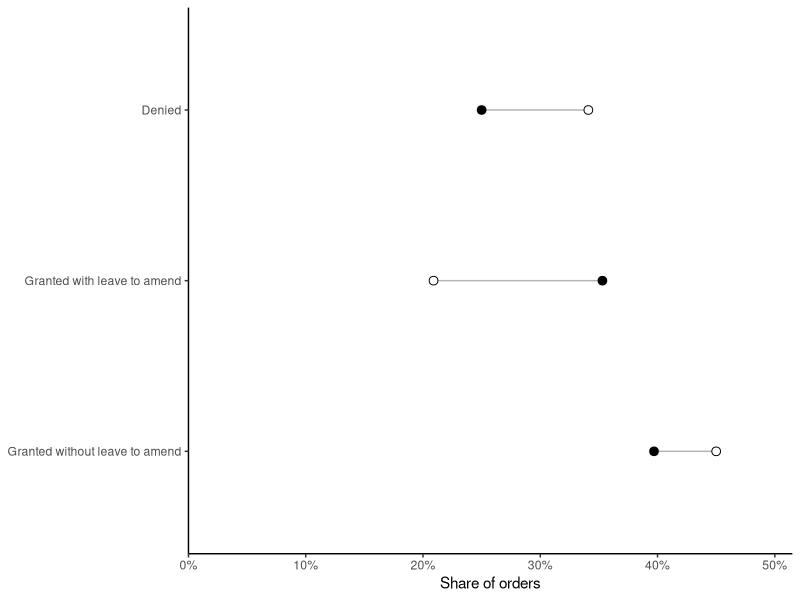

Here is the R script that generated this plot:
## ---- chunk 1
    #| label: fig-mtd
    #| fig-alt: "Dumbbell chart of motion-to-dismiss outcomes in 2006 and 2010: denied fell from 34.1 to 25.0 percent, granted with leave to amend rose from 20.9 to 35.3 percent, and granted without leave to amend fell from 45.0 to 39.7 percent."
    #| fig-cap: "Outcomes of orders deciding Rule 12(b)(6) motions in 23 federal districts, January--June 2006 (before *Twombly*; open circles) and January--June 2010 (after *Iqbal*; filled circles). Grants increased, but only grants with leave to amend; grants that ended the claims did not. Prisoner and pro se cases are excluded. Source: Joe S. Cecil et al., Fed. Judicial Ctr., *Motions to Dismiss for Failure to State a Claim After* Iqbal 14 tbl.4 (2011)."
    #| echo: false
    #| fig-width: 6.5
    #| fig-height: 2.6
    library(ggplot2)

    mtd <- read.csv("data/mtd_fjc_2011.csv")
    mtd$outcome <- factor(mtd$outcome, levels = rev(mtd$outcome))

    ggplot(mtd, aes(y = outcome)) +
      geom_segment(aes(x = pct_2006, xend = pct_2010, yend = outcome), colour = "grey70") +
      geom_point(aes(x = pct_2006), shape = 21, fill = "white", size = 2.6) +
      geom_point(aes(x = pct_2010), size = 2.6) +
      scale_x_continuous(limits = c(0, 50), labels = function(x) paste0(x, "%"),
                         expand = expansion(mult = c(0, 0.03))) +
      labs(x = "Share of orders", y = NULL) +
      theme_classic(base_size = 11)
